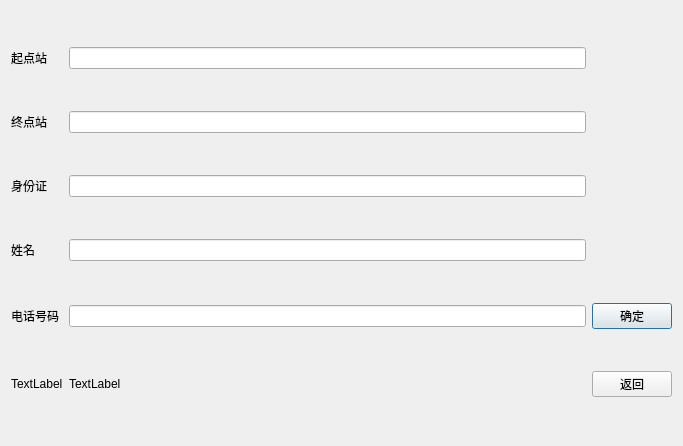
<?xml version="1.0" encoding="UTF-8"?>
<ui version="4.0">
 <class>buytickets</class>
 <widget class="QDialog" name="buytickets">
  <property name="geometry">
   <rect>
    <x>0</x>
    <y>0</y>
    <width>683</width>
    <height>446</height>
   </rect>
  </property>
  <property name="windowTitle">
   <string>Dialog</string>
  </property>
  <layout class="QGridLayout" name="gridLayout">
   <item row="0" column="0">
    <widget class="QLabel" name="qidian">
     <property name="text">
      <string>起点站</string>
     </property>
    </widget>
   </item>
   <item row="0" column="1">
    <widget class="QLineEdit" name="qi"/>
   </item>
   <item row="1" column="0">
    <widget class="QLabel" name="zhongdain">
     <property name="text">
      <string>终点站</string>
     </property>
    </widget>
   </item>
   <item row="1" column="1">
    <widget class="QLineEdit" name="zhong"/>
   </item>
   <item row="2" column="0">
    <widget class="QLabel" name="shengfenzheng">
     <property name="text">
      <string>身份证</string>
     </property>
    </widget>
   </item>
   <item row="2" column="1">
    <widget class="QLineEdit" name="sheng"/>
   </item>
   <item row="3" column="0">
    <widget class="QLabel" name="xingming">
     <property name="text">
      <string>姓名</string>
     </property>
    </widget>
   </item>
   <item row="3" column="1">
    <widget class="QLineEdit" name="xing"/>
   </item>
   <item row="4" column="0">
    <widget class="QLabel" name="dianhuahaoma">
     <property name="text">
      <string>电话号码</string>
     </property>
    </widget>
   </item>
   <item row="4" column="1">
    <widget class="QLineEdit" name="dian"/>
   </item>
   <item row="4" column="2">
    <widget class="QPushButton" name="queding">
     <property name="text">
      <string>确定</string>
     </property>
    </widget>
   </item>
   <item row="5" column="0">
    <widget class="QLabel" name="piaojia">
     <property name="text">
      <string>TextLabel</string>
     </property>
    </widget>
   </item>
   <item row="5" column="1">
    <widget class="QLabel" name="yujidadao">
     <property name="text">
      <string>TextLabel</string>
     </property>
    </widget>
   </item>
   <item row="5" column="2">
    <widget class="QPushButton" name="fanhui">
     <property name="text">
      <string>返回</string>
     </property>
    </widget>
   </item>
  </layout>
 </widget>
 <resources/>
 <connections/>
</ui>
